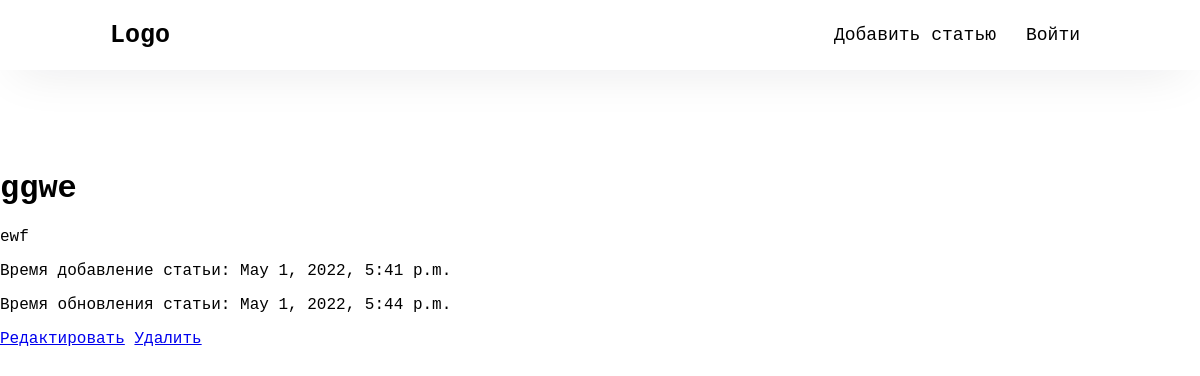
Page /posts/4/ on the earlier database version.
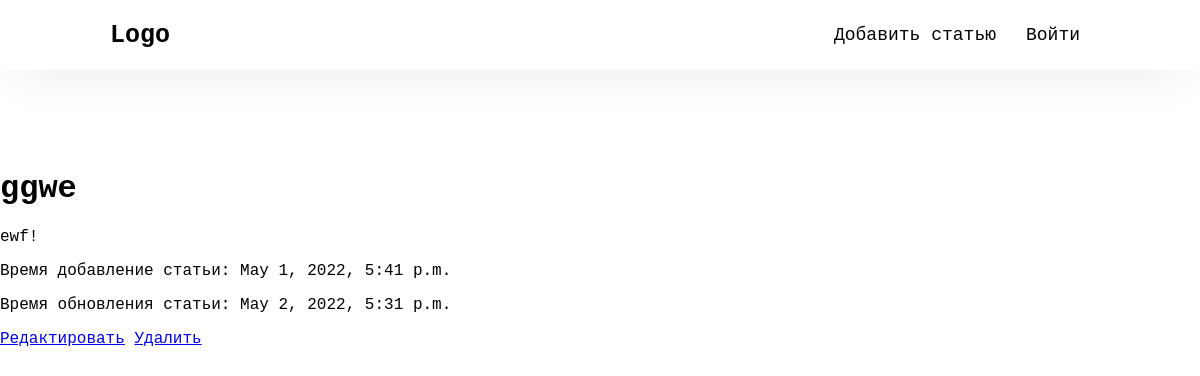
Same page on the later database version.
### posts/models.py (models this page shows, shortened)
class Post(models.Model):
    title = models.CharField(max_length=100, default=f'Title')
    content = models.TextField(null=True, blank=True)
    pub_date = models.DateTimeField(default=timezone.now)
    update_time = models.DateTimeField(default=timezone.now)

### posts/views.py (the view)
# urls.py: path('<int:pk>/', views.detail, name='detail'),
def detail(request, pk):
    post = get_object_or_404(Post, pk=pk)
    return render(request, 'posts/detail.html', {'post': post})

### posts/templates/posts/detail.html (shortened to what this page needs)
{% extends "posts/base.html" %}
{% block content %}
<h1>{{ post.title }}</h1>
<p>{{ post.content }}</p>
<p>Время добавление статьи: {{ post.pub_date }}</p>
<p>Время обновления статьи: {{ post.update_time}}</p>
<a href="{% url 'posts:update' post.pk %}">Редактировать</a>
<a href="{% url 'posts:delete' post.pk %}">Удалить</a>
{% endblock %}

Differences in the rows shown:
changed Post "ggwe": content "ewf" → "ewf!"; update_time "May 1, 2022, 5:44 p.m." → "May 2, 2022, 5:31 p.m."
